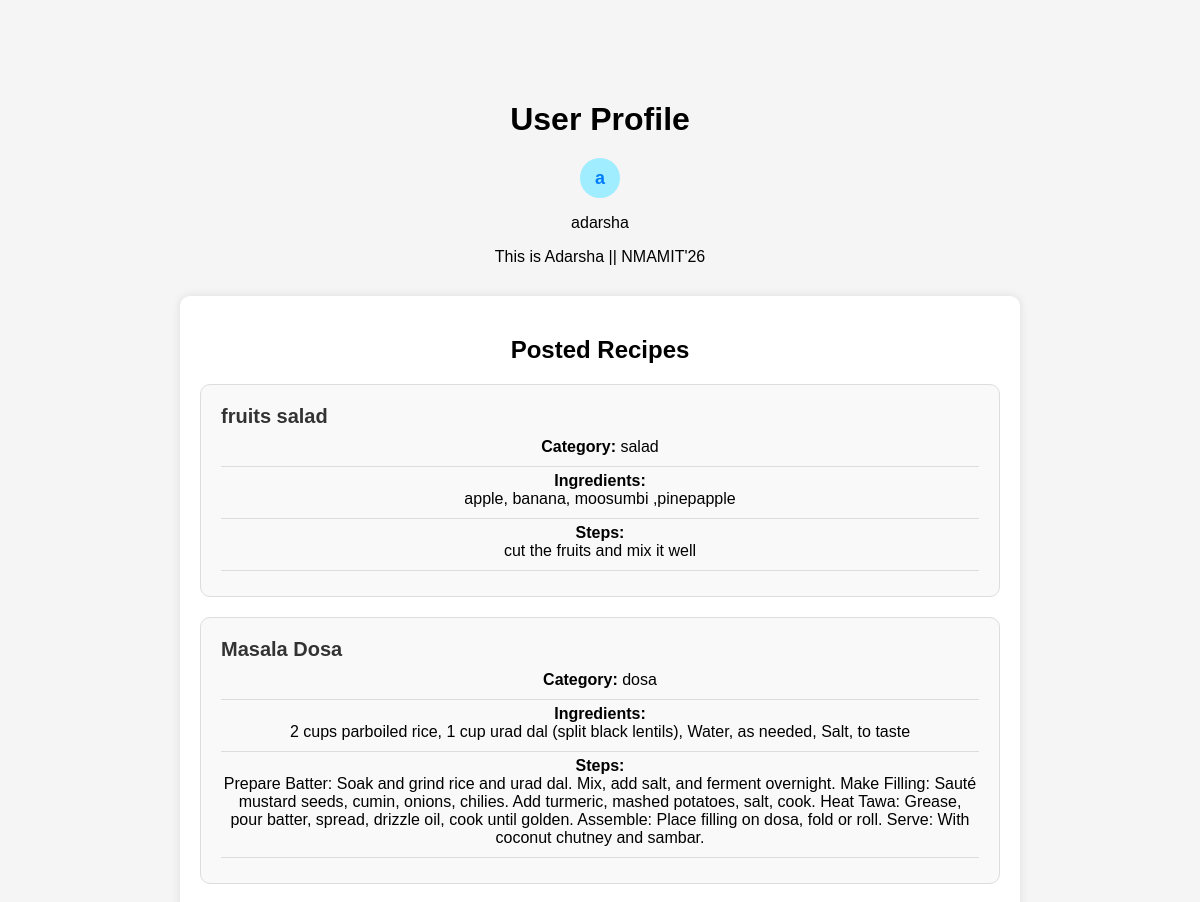
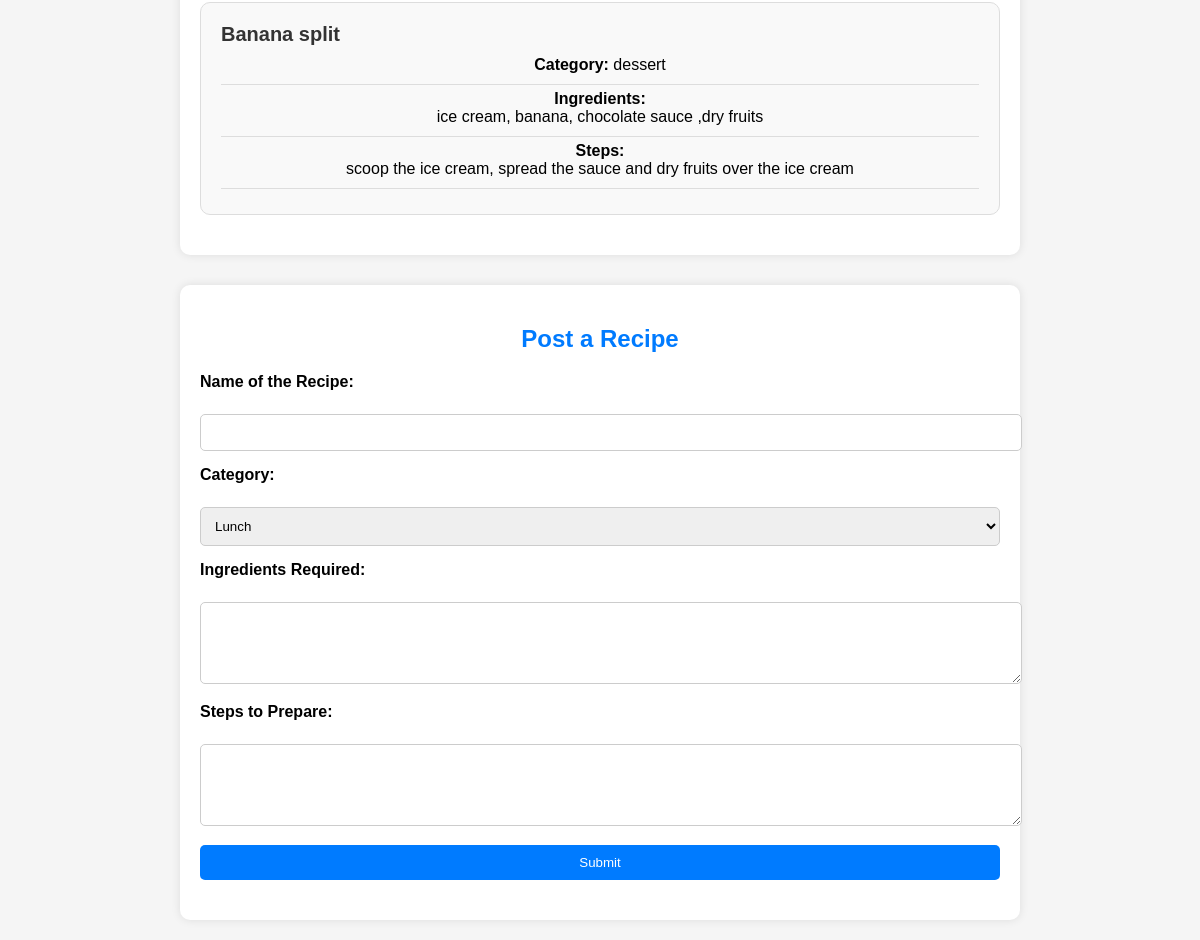
The page /profile/adarsha (signed in) on the database its author committed (2 pictures, top to bottom).
### tables this page shows
CREATE TABLE user (
                    username TEXT primary key,
                    password TEXT,
                    bio TEXT
                );

CREATE TABLE recipe(
                    user text,
                    recipe_name text,
                    category text,
                    ingredients text,
                    steps text,
                    FOREIGN KEY (user) REFERENCES user(username));

### app.py (the view)
@app.route('/profile/<username>')
def profile(username):
    user = get_user_by_username(username)
    if user:
        recipes = get_recipes_by_user(username)
        if 'username' in session:
            username = session['username']
            return render_template('profile.html', user=user, recipes=recipes)
    else:
        return "User not found", 404

### app.py (called while the page is built)
def connect_db():
    conn = sqlite3.connect('dishdazzle.db')
    return conn

def get_recipes_by_user(username):
    conn = connect_db()
    cursor = conn.cursor()
    cursor.execute("SELECT * FROM recipe WHERE user = ?", (username,))
    recipes = cursor.fetchall()
    conn.close()
    return recipes

def get_user_by_username(username):
    conn = connect_db()
    cursor = conn.cursor()
    cursor.execute("SELECT * FROM user WHERE username = ?", (username,))
    user = cursor.fetchone()
    conn.close()
    return user

### templates/profile.html (shortened to what this page needs)
<!DOCTYPE html>
<html lang="en">
<head>
    <link rel="stylesheet" type="text/css" href="{{ url_for('static', filename='styles.css') }}">
</head>
<body>
    <div class="content">
        <h1>User Profile</h1>
        <div class="circle">
            {{ user[1][0] }}
        </div>
        <div class="user-info">
            <p>{{ user[1] }}</p>
            <p>{{ user[2] }}</p>
        </div>
    </div>
    <div class="recipes">
        <h2 style="text-align: center;">Posted Recipes</h2>
        {% for recipe in recipes %}
        <div class="recipe-card">
            <h3>{{ recipe[1] }}</h3>
            <p><strong>Category:</strong> {{ recipe[2] }}</p>
            <p><strong>Ingredients:</strong><br>{{ recipe[3] }}</p>
            <p><strong>Steps:</strong><br>{{ recipe[4] }}</p>
        </div>
        {% endfor %}
    </div>
    <div class="post-recipe">
        <h2>Post a Recipe</h2>
        <form action="{{ url_for('post_recipe') }}" method="post">
            <label for="recipe_name">Name of the Recipe:</label><br>
            <input type="text" id="recipe_name" name="recipe_name" required><br>
            <label for="category">Category:</label><br>
            <select id="category" name="category">
                <option value="lunch">Lunch</option>
            </select><br>
            <label for="ingredients">Ingredients Required:</label><br>
            <textarea id="ingredients" name="ingredients" rows="4" cols="50" required></textarea><br>
            <label for="steps">Steps to Prepare:</label><br>
            <textarea id="steps" name="steps" rows="4" cols="50" required></textarea><br>
            <input type="submit" value="Submit">
        </form>
    </div>
</body>
</html>

### static/styles.css (style rules this page uses)
body { font-family: Arial, sans-serif; background-color: #f2f2f2; margin: 0; padding: 0; }
h1 { text-align: center; margin-bottom: 20px; }
label { display: block; margin-bottom: 10px; }
input { width: 100%; padding: 10px; margin-bottom: 20px; border: 1px solid #ccc; border-radius: 5px; }
p { text-align: center; }

### templates/profile.html (style rules this page uses)
body { font-family: Arial, sans-serif; background-color: #f5f5f5; padding: 20px; margin: 0; }
.circle { width: 40px; height: 40px; border-radius: 50%; background-color: #9fedff; color: #007bff; display: flex; justify-content: center; align-items: center; font-size: 18px; font-weight: bold; margin-left: auto; margin-right: auto; }
.content { padding-top: 60px; }
.post-recipe { background-color: #fff; border-radius: 10px; box-shadow: 0 0 10px rgba(0, 0, 0, 0.1); padding: 20px; text-align: center; margin: 0 auto; max-width: 800px; }
.post-recipe h2 { color: #007bff; margin-bottom: 20px; }
.post-recipe label { display: block; font-weight: bold; margin-bottom: 5px; text-align: left; }
.post-recipe input[type="text"], .post-recipe select, .post-recipe textarea { width: 100%; padding: 10px; margin-bottom: 15px; border: 1px solid #ccc; border-radius: 5px; }
.post-recipe textarea { white-space: pre-wrap; resize: vertical; }
.post-recipe input[type="submit"] { background-color: #007bff; color: #fff; padding: 10px 20px; border: none; border-radius: 5px; cursor: pointer; }
.recipes { background-color: #fff; border-radius: 10px; box-shadow: 0 0 10px rgba(0, 0, 0, 0.1); padding: 20px; margin: 0 auto; max-width: 800px; }
.recipe-card { background-color: #f9f9f9; border: 1px solid #ddd; border-radius: 10px; padding: 20px; margin-bottom: 20px; }
.recipe-card h3 { margin-top: 0; color: #333; font-size: 20px; margin-bottom: 10px; }
.recipe-card p { margin: 5px 0; font-size: 16px; border-bottom: 1px solid #ddd; padding-bottom: 10px; }

### rows shown on the page
user: password "a", password "adarsha", bio "This is Adarsha || NMAMIT'26"
recipe: recipe_name "fruits salad", category "salad", ingredients "apple, banana, moosumbi ,pinepapple", steps "cut the fruits and mix it well"
recipe: recipe_name "Masala Dosa", category "dosa", ingredients "2 cups parboiled rice, 1 cup urad dal (split black lentils), Water, as needed, Salt, to taste", steps "Prepare Batter: Soak and grind rice and urad dal. Mix, add salt, and ferment overnight. Make Filling: Sauté mustard seeds, cumin, onions, chilies. Add turmeric, mashed potatoes, salt, cook. Heat Tawa: Grease, pour batter, spread, drizzle oil, cook until golden. Assemble: Place filling on dosa, fold or roll. Serve: With coconut chutney and sambar."
recipe: recipe_name "Banana split", category "dessert", ingredients "ice cream, banana, chocolate sauce ,dry fruits", steps "scoop the ice cream, spread the sauce and dry fruits over the ice cream"
